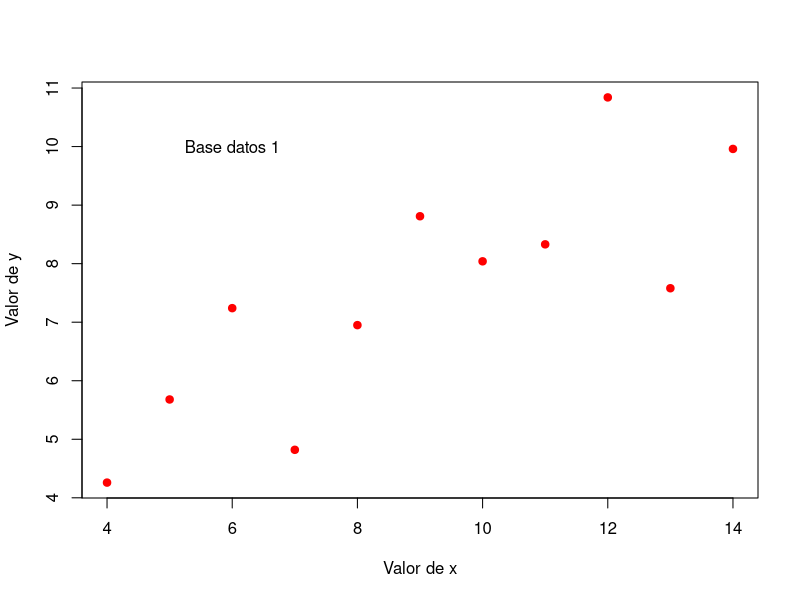
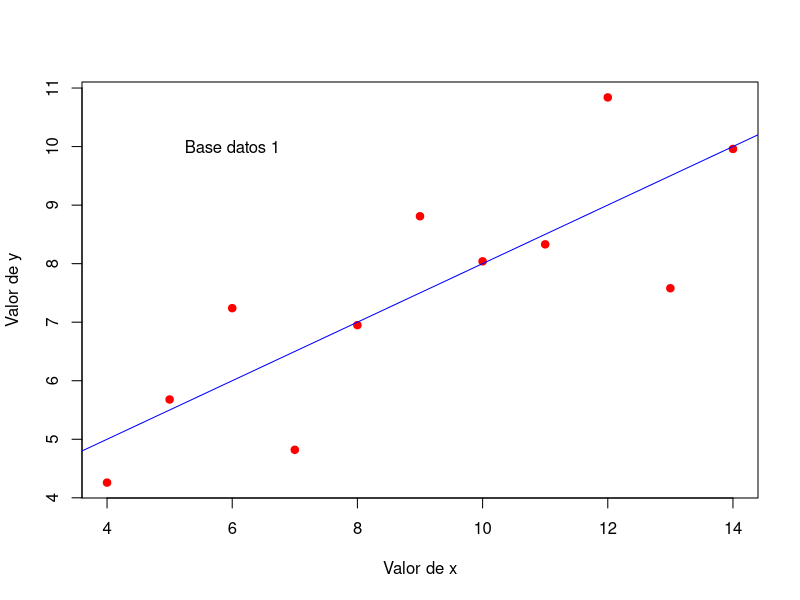

Source code (R) for these figures, in order:
# MAGT
# Anscombe

x1 <- c(10, 8, 13, 9, 11, 14, 6, 4, 12, 7, 5)
y1 <- c(8.04, 6.95, 7.58, 8.81, 8.33, 9.96, 7.24, 4.26,
        10.84, 4.82, 5.68)
DB1 <- data.frame(x1, y1)

mean(DB1$x1); var(DB1$x1)
mean(DB1$y1); var(DB1$y1)

cor.test(DB1$x1, DB1$y1)

plot(DB1$x1, DB1$y1,
     col = "red",
     pch = 19,
     xlab = "Valor de x",
     ylab = "Valor de y")
text(6, 10, "Base datos 1")


DB1.lm <- lm(DB1$y1 ~ DB1$x1)
DB1.lm
summary(DB1.lm)
DB1.lm$fitted.values

DB1$Ajustados <- round(DB1.lm$fitted.values,2)
DB1$ForAjus <- 3.0 + 0.5*DB1$x1

# Agregar la línea de tendencia central con la función abline
plot(DB1$x1, DB1$y1,
     col = "red",
     pch = 19,
     xlab = "Valor de x",
     ylab = "Valor de y")
text(6, 10, "Base datos 1")

abline(DB1.lm, col= "blue")
sum(DB1.lm$residuals)
